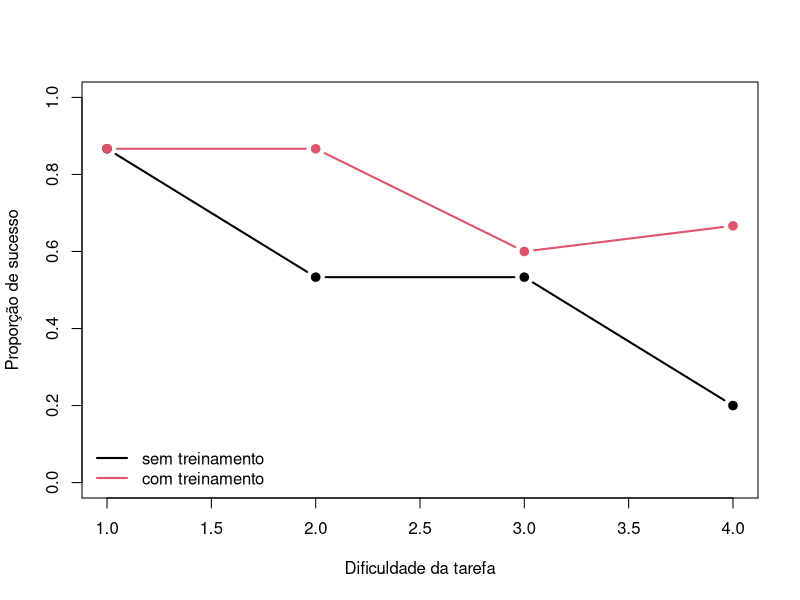

Source code (R):
# Equações de estimação generalizadas (GEE): exemplo completo ----
# Pacote: geepack. Instale uma única vez: install.packages("geepack")
library(geepack)

# 1. Dados: 30 operadores executam as mesmas 4 tarefas (dados fictícios)
treino_operador <- c(1, 0, 0, 0, 1, 1, 0, 0, 0, 1, 0, 1, 1, 1, 0,
                     1, 1, 1, 1, 0, 1, 1, 0, 0, 1, 0, 0, 1, 0, 0)
sucesso <- c(1, 1, 0, 0, 1, 1, 1, 0, 1, 0, 0, 0, 1, 0, 1, 1, 1, 1, 1, 1,
             1, 1, 1, 0, 1, 1, 0, 1, 1, 0, 1, 0, 0, 0, 0, 0, 0, 1, 0, 0,
             1, 1, 0, 0, 1, 1, 1, 1, 1, 0, 0, 1, 0, 1, 0, 1, 1, 1, 1, 0,
             1, 1, 1, 1, 1, 1, 0, 1, 1, 1, 1, 1, 1, 0, 0, 0, 0, 0, 0, 0,
             1, 1, 1, 1, 1, 1, 1, 1, 1, 1, 0, 0, 1, 1, 0, 0, 1, 1, 1, 0,
             1, 0, 1, 0, 1, 0, 1, 0, 1, 1, 1, 1, 1, 1, 1, 0, 1, 1, 1, 1)
dados <- data.frame(
  operador    = factor(rep(1:30, each = 4)),
  treinamento = rep(treino_operador, each = 4),
  dificuldade = rep(1:4, times = 30) - 2.5,
  sucesso     = sucesso)
xtabs(~ treinamento + sucesso, data = dados)

# 2. Análise ingênua: logística que ignora o agrupamento por operador
m_naive <- glm(sucesso ~ treinamento + dificuldade, data = dados, family = binomial)
summary(m_naive)

# 3. GEE com correlação de trabalho permutável (exchangeable)
#    IMPORTANTE: os dados precisam estar ordenados por unidade (id)
m_gee <- geeglm(sucesso ~ treinamento + dificuldade, id = operador,
                data = dados, family = binomial, corstr = "exchangeable")
summary(m_gee)

# 4. Correlação de trabalho estimada
summary(m_gee)$corr

# 5. Razões de chances e intervalos de confiança de 95%
b <- coef(m_gee); ep <- summary(m_gee)$coefficients[, 2]
round(exp(cbind(OR = b, inferior = b - 1.96 * ep, superior = b + 1.96 * ep)), 4)

# 6. Outras estruturas de trabalho e comparação por QIC
m_ind <- geeglm(sucesso ~ treinamento + dificuldade, id = operador,
                data = dados, family = binomial, corstr = "independence")
m_ar1 <- geeglm(sucesso ~ treinamento + dificuldade, id = operador,
                data = dados, family = binomial, corstr = "ar1")
rbind(independencia = QIC(m_ind), permutavel = QIC(m_gee), ar1 = QIC(m_ar1))

# 7. Comparação com o modelo misto (efeito aleatório por operador)
# install.packages("lme4")
# m_misto <- lme4::glmer(sucesso ~ treinamento + dificuldade + (1 | operador),
#                        data = dados, family = binomial)
# O GEE estima o efeito MÉDIO NA POPULAÇÃO; o misto, o efeito PARA UM MESMO operador.

# 8. Gráfico: taxas observadas
taxas <- tapply(dados$sucesso, list(dados$dificuldade, dados$treinamento), mean)
matplot(1:4, taxas, type = "b", pch = 19, lty = 1, lwd = 2, ylim = c(0, 1),
        xlab = "Dificuldade da tarefa", ylab = "Proporção de sucesso")
legend("bottomleft", c("sem treinamento", "com treinamento"), col = 1:2, lwd = 2, bty = "n")
